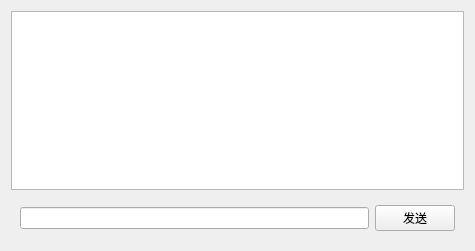
<?xml version="1.0" encoding="UTF-8"?>
<ui version="4.0">
 <class>Widget</class>
 <widget class="QWidget" name="Widget">
  <property name="geometry">
   <rect>
    <x>0</x>
    <y>0</y>
    <width>475</width>
    <height>251</height>
   </rect>
  </property>
  <property name="windowTitle">
   <string>Widget</string>
  </property>
  <layout class="QVBoxLayout" name="verticalLayout">
   <item>
    <widget class="QPlainTextEdit" name="plainTextEdit"/>
   </item>
   <item>
    <widget class="QWidget" name="widget" native="true">
     <layout class="QHBoxLayout" name="horizontalLayout">
      <item>
       <widget class="QLineEdit" name="lineEdit"/>
      </item>
      <item>
       <widget class="QPushButton" name="pushButton">
        <property name="text">
         <string>发送</string>
        </property>
       </widget>
      </item>
     </layout>
    </widget>
   </item>
  </layout>
 </widget>
 <resources/>
 <connections/>
</ui>
